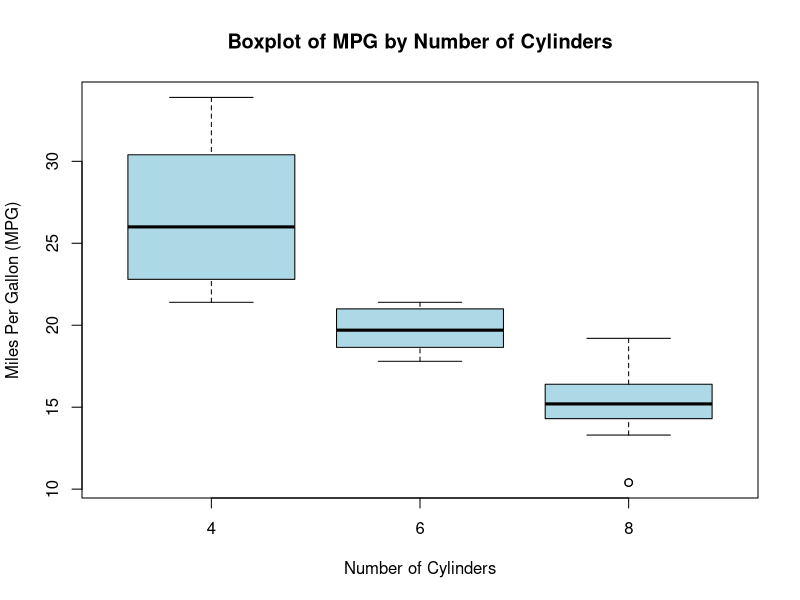

Reproduce this figure in R.
boxplot(mpg ~ cyl, data = mtcars, 
        main = "Boxplot of MPG by Number of Cylinders", 
        xlab = "Number of Cylinders", 
        ylab = "Miles Per Gallon (MPG)", 
        col = "lightblue")
